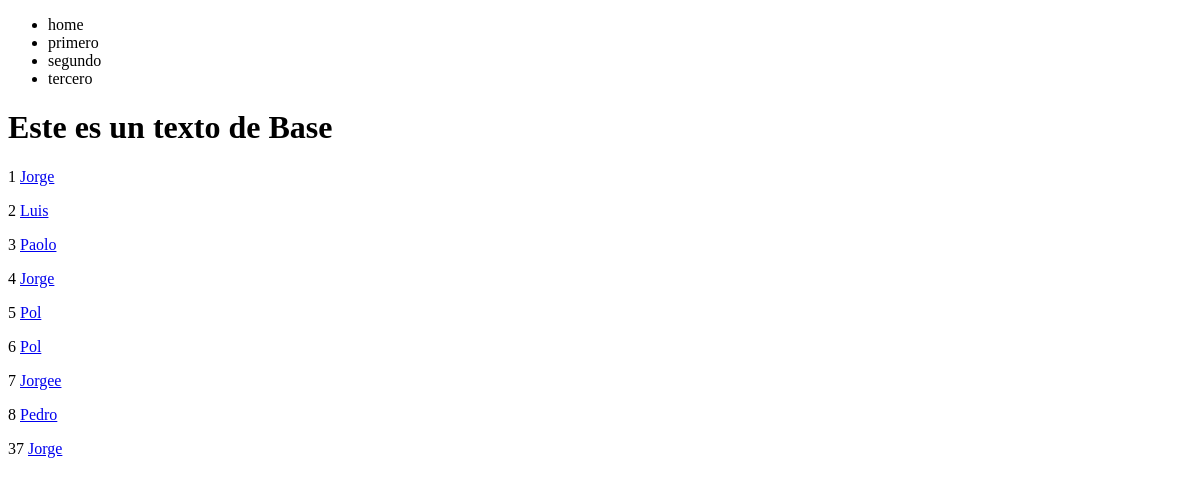
Page /persona/ on the earlier database version.
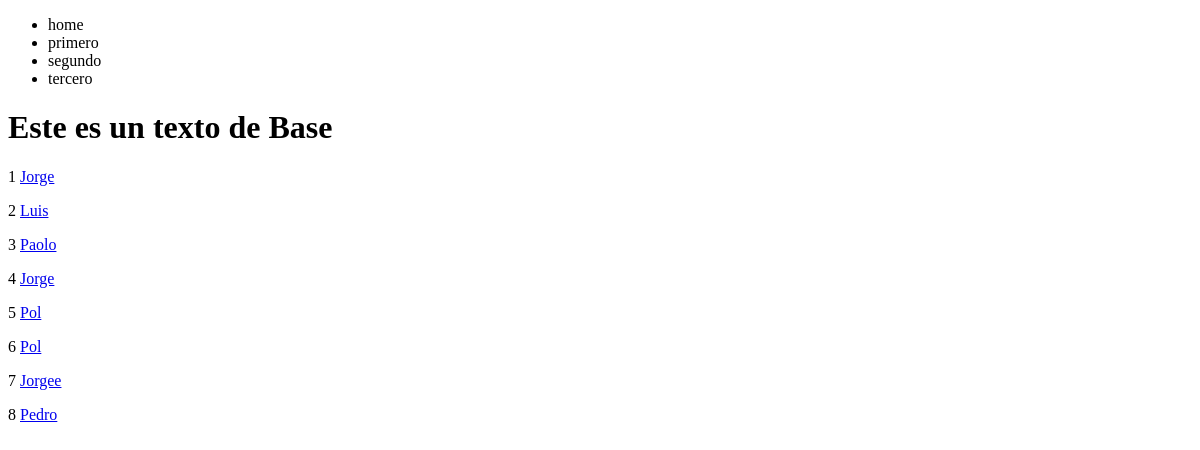
Same page on the later database version.
### personas/models.py (models this page shows)
class Persona(models.Model):
    nombres = models.CharField(max_length=100)
    apellidos = models.CharField(max_length=100)
    edad = models.IntegerField()
    donador = models.BooleanField()
    def get_absolute_url(self):
       return reverse('personas:browsing',kwargs={'myID':self.id})

### personas/views.py (the view)
# urls.py: path('',personaListView,name='lista'),
def personaListView(request):
    queryset = Persona.objects.all()
    context = {
        'objectList' :queryset,
    }
    return render(request,'personas/personasLista.html',context)

### personas/templates/personas/personasLista.html
{% extends 'base.html' %}
{% block content%}
{% for instance in objectList %}
<p>
    {{ instance.id }}
    <a href='{{instance.get_absolute_url}} '>
        {{ instance.nombres }} </a>
</p>
{% endfor %}
{% endblock %}

### templates/base.html (shortened to what this page needs)
<!DOCTYPE html>
<html lang="en">
<head>
</head>
<body>
    {% include 'nav.html' %}
    <h1>Este es un texto de Base</h1>
    {% block content %}{% endblock %}
</body>
</html>

### templates/nav.html
<nav>
<ul>
    <li>home</li>
    <li>primero</li>
    <li>segundo</li>
    <li>tercero</li>
</ul>
</nav>

Differences in the rows shown:
removed Persona: id "37", nombres "Jorge"
